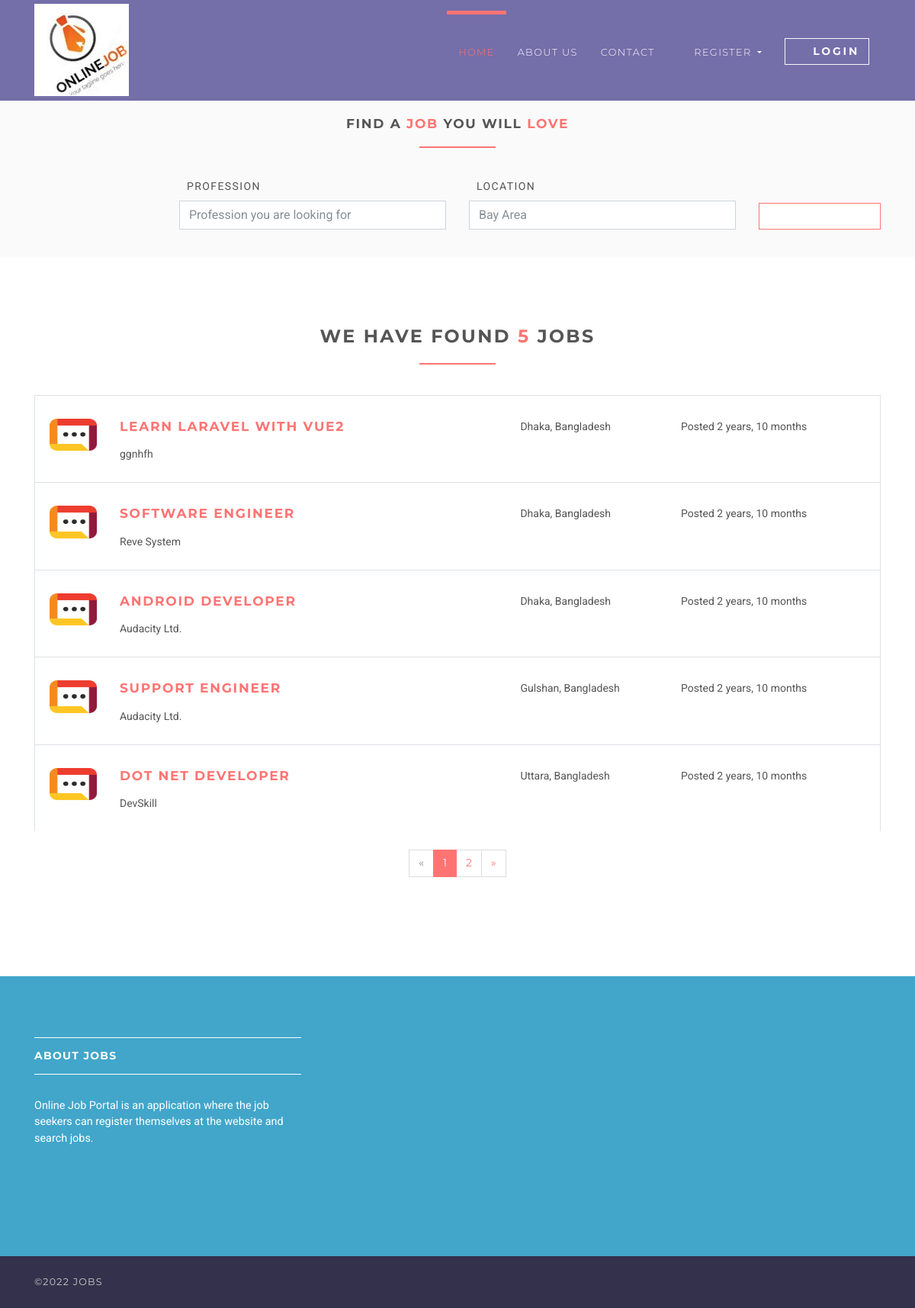
Page /jobs on the committed database.
### jobsapp/models.py (models this page shows, shortened)
class Job(models.Model):
    user = models.ForeignKey(User, on_delete=models.CASCADE)
    title = models.CharField(max_length=300)
    description = models.TextField()
    location = models.CharField(max_length=150)
    type = models.CharField(choices=JOB_TYPE, max_length=10)
    category = models.CharField(max_length=100)
    last_date = models.DateTimeField()
    company_name = models.CharField(max_length=100)
    company_description = models.CharField(max_length=300)
    website = models.CharField(max_length=100, default="")
    created_at = models.DateTimeField(default=timezone.now)
    filled = models.BooleanField(default=False)

### jobsapp/views/home.py (the view)
# urls.py: path('jobs', JobListView.as_view(), name='jobs'),
class JobListView(ListView):
    model = Job
    template_name = 'jobs/jobs.html'
    context_object_name = 'jobs'
    paginate_by = 5

### templates/jobs/jobs.html (shortened to what this page needs)
{% extends 'base.html' %}
{% load static %}
{% block content %}
    <section class="job-form-section job-form-section--compressed">
        <div class="container">
            <h4 class="heading">Find a <span class="accent">job </span> you will <span class="accent">love</span></h4>
            <form id="job-main-form" method="get" action="#" class="job-main-form">
                <div class="controls">
                    <div class="row align-items-end">
                        <div class="col-sm-1 col-lg-2"></div>
                        <div class="col-sm-5 col-lg-4 form-group">
                            <label for="profession">Profession</label>
                            <input type="text" id="profession" name="profession"
                                   placeholder="Profession you are looking for" class="form-control">
                        </div>
                        <div class="col-sm-5 col-lg-4 form-group">
                            <label for="location">Location</label>
                            <input type="text" id="location" name="location" placeholder="Any particular location?"
                                   value="Bay Area" class="form-control">
                        </div>
                        <div class="col-sm-1 col-lg-2 form-group">
                            <button type="submit" name="name"
                                    class="btn btn-outline-white-primary job-main-form__button">
                                <i class="fa fa-search"></i>
                            </button>
                        </div>
                    </div>
                </div>
            </form>
        </div>
    </section>
    <section>
        <div class="container">
            <h3 class="heading">We have found <span class="accent">{{ jobs.count }}</span> jobs</h3>
            {% for job in jobs %}
                <div class="job-listing  ">
                    <div class="row">
                        <div class="col-md-12 col-lg-6">
                            <div class="row">
                                <div class="col-2">
                                    <img src="{% static 'img/company-1.png' %}"
                                         alt="Ipsioou " class="img-fluid">
                                </div>
                                <div class="col-10">
                                    <h4 class="job__title"><a
                                            href="{% url 'jobs:jobs-detail' job.id %}">{{ job.title }}</a></h4>
                                    <p class="job__company">
                                        {{ job.company_name }}
                                    </p>
                                </div>
                            </div>
                        </div>
                        <div class="col-10 col-md-3 col-lg-2 ml-auto"><i class="fa fa-map-marker job__location"></i>
                            {{ job.location }}
                        </div>
                        <div class="col-10 col-md-3 col-lg-3 ml-auto">
                            <p>Posted {{ job.created_at|timesince }}</p>
                        </div>
                    </div>
                </div>
            {% endfor %}
            {% if is_paginated %}
                <div class="row">
                    <div class="col-md-12">
                        <nav aria-label="Page navigation example" class="d-flex justify-content-center mt-4 mb-4">
                            <ul class="pagination">
                                {% if page_obj.has_previous %}
                                    <li class="page-item">
                                        <a href="?page={{ page_obj.previous_page_number }}"
                                           class="page-link">&laquo;</a>
                                    </li>
                                {% else %}
                                    <li class="page-item disabled">
                                        <a class="page-link">&laquo;</a>
                                    </li>
                                {% endif %}
                                {% for i in page_obj.paginator.page_range %}
                                    {% if page_obj.number == i %}
                                        <li class="page-item active">
                                            <a class="page-link">{{ i }}</a>
                                        </li>
                                    {% else %}
                                        <li class="page-item">
                                            <a href="?page={{ i }}" class="page-link">{{ i }}</a>
                                        </li>
                                    {% endif %}
                                {% endfor %}
                                {% if page_obj.has_next %}
                                    <li class="page-item">
                                        <a href="?page={{ page_obj.next_page_number }}" class="page-link">&raquo;</a>
                                    </li>
                                {% else %}
                                    <li class="page-item disabled">
                                        <a class="page-link">&raquo;</a>
                                    </li>
                                {% endif %}
                            </ul>
                        </nav>
                    </div>
                </div>
            {% endif %}
        </div>
    </section>
{% endblock %}

### static/css/style.default.css (style rules this page uses)
html { height:100% }
body { height:100% }
section { position:relative;padding-top:90px;padding-bottom:90px }
button { cursor:pointer }
.heading { text-align:center;margin-bottom:40px }
.heading:after { content:" ";display:block;width:100px;height:2px;margin:20px auto 20px;background:#ff7473 }
a,button { -webkit-transition:all .2s ease-out;transition:all .2s ease-out }
a i.fa,button i.fa { margin:0 5px }
.accent { color:#ff7473 }
.job-form-section { padding:80px 0;background:#fafafa }
.job-form-section .job-main-form { margin-bottom:40px }
.job-form-section .job-main-form label { text-transform:uppercase;letter-spacing:0.1em;margin-left:10px }
.job-form-section.job-form-section--compressed { padding:20px }
.job-form-section.job-form-section--compressed .job-main-form { margin-bottom:0 }
.job-main-form__button { margin-top:15px;display:block;width:100% }
.job-listing { border:solid 1px #dee2e6;border-bottom:none;padding-top:30px;padding-bottom:10px;padding-left:19px;padding-right:15px;clear:both;-webkit-transition:all .2s ease-out;transition:all .2s ease-out }
.job__title { margin-top:0 }
.job__location { margin-right:5px;color:#868e96 }
.btn { font-weight:700;font-family:"Montserrat",Helvetica,Arial,sans-serif;border:1px solid transparent;text-transform:uppercase;letter-spacing:0.2em;padding:.375rem .75rem;font-size:.875rem;line-height:1.5;border-radius:0;-webkit-transition:background-color 0.15s ease-in-out,border-color 0.15s ease-in-out,-webkit-box-shadow 0.15s ease-in-out;transition:background-color 0.15s ease-in-out,border-color 0.15s ease-in-out,-webkit-box-shadow 0.15s ease-in-out;transition:background-color 0.15s ease-in-out,border-color 0.15s ease-in-out,box-shadow 0.15s ease-in-out;transition:background-color 0.15s ease-in-out,border-color 0.15s ease-in-out,box-shadow 0.15s ease-in-out,-webkit-box-shadow 0.15s ease-in-out }
.btn-outline-white-primary { color:#ff7473;background-color:#fff;background-image:none;border-color:#ff7473 }
body { font-family:"Roboto",Helvetica,Arial,sans-serif;font-size:.875rem;font-weight:400;line-height:1.5;color:#555;background-color:#fff }
a { color:#ff7473;text-decoration:none }
h1,h2,h3,h4,h5,h6,.h1,.h2,.h3,.h4,.box-simple h3,.box-image .name h3,.box-image-text .top .name h3,.box-image-text .top .name h4,.h5,.h6 { margin-bottom:1rem;font-family:"Montserrat",Helvetica,Arial,sans-serif;font-weight:700;line-height:1.2;color:#555;text-transform:uppercase;letter-spacing:0.1em }
h3,.h3 { font-size:1.4875rem }
h4,.h4,.box-simple h3,.box-image .name h3,.box-image-text .top .name h3,.box-image-text .top .name h4 { font-size:1.0675rem }
.page-item:first-child .page-link { border-top-left-radius:0rem;border-bottom-left-radius:0rem }
.page-item:last-child .page-link { border-top-right-radius:0rem;border-bottom-right-radius:0rem }
.page-item.active .page-link { color:#fff;background-color:#ff7473;border-color:#ff7473 }
.page-item.disabled .page-link { color:#868e96;background-color:#fff;border-color:#ddd }
.page-link { padding:.5rem .75rem;line-height:1.25;color:#ff7473;background-color:#fff;border:1px solid #ddd;font-family:"Montserrat",Helvetica,Arial,sans-serif }
.form-control { padding:.375rem .75rem;font-size:1rem;line-height:1.5;color:#868e96;background-color:#fff;border:1px solid #ced4da;border-radius:0;-webkit-transition:border-color ease-in-out 0.15s,-webkit-box-shadow ease-in-out 0.15s;transition:border-color ease-in-out 0.15s,-webkit-box-shadow ease-in-out 0.15s;transition:border-color ease-in-out 0.15s,box-shadow ease-in-out 0.15s;transition:border-color ease-in-out 0.15s,box-shadow ease-in-out 0.15s,-webkit-box-shadow ease-in-out 0.15s }
.form-control::placeholder { color:#868e96 }

### rows in the picture
Job: title "LEARN LARAVEL WITH VUE2", company_name "ggnhfh", location "Dhaka, Bangladesh", created_at "2 years, 10 months"
Job: title "SOFTWARE ENGINEER", company_name "Reve System", location "Dhaka, Bangladesh", created_at "2 years, 10 months"
Job: title "ANDROID DEVELOPER", company_name "Audacity Ltd.", location "Dhaka, Bangladesh", created_at "2 years, 10 months"
Job: title "SUPPORT ENGINEER", company_name "Audacity Ltd.", location "Gulshan, Bangladesh", created_at "2 years, 10 months"
Job: title "DOT NET DEVELOPER", company_name "DevSkill", location "Uttara, Bangladesh", created_at "2 years, 10 months"

### other values in the picture
{{ jobs.count }} "5"
{{ i }} "1"
{{ i }} "2"
